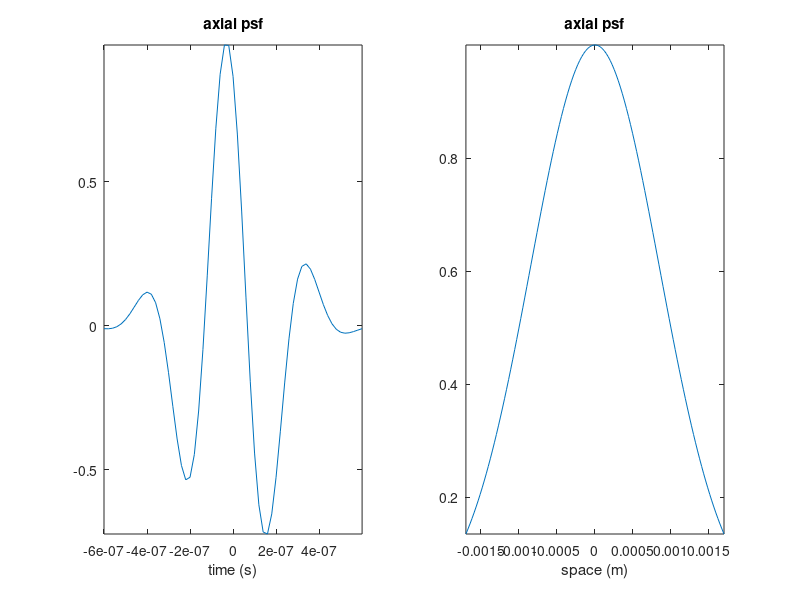
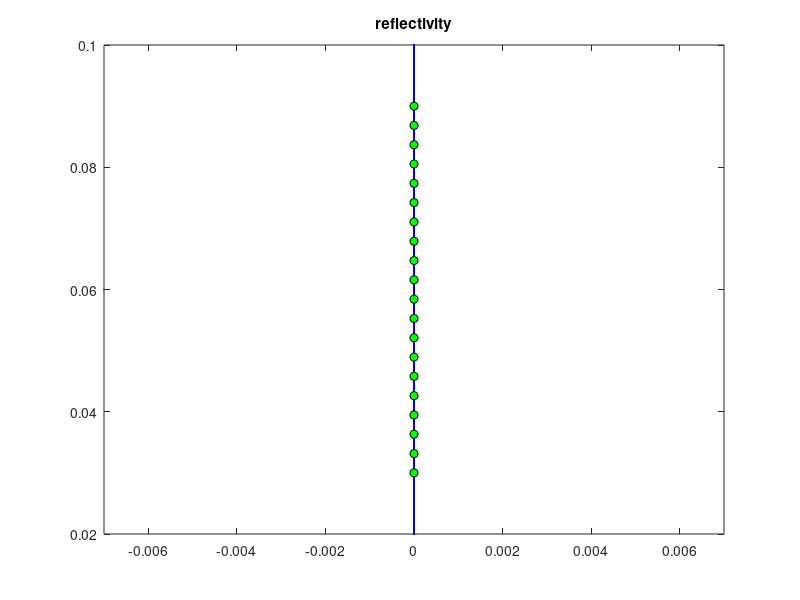
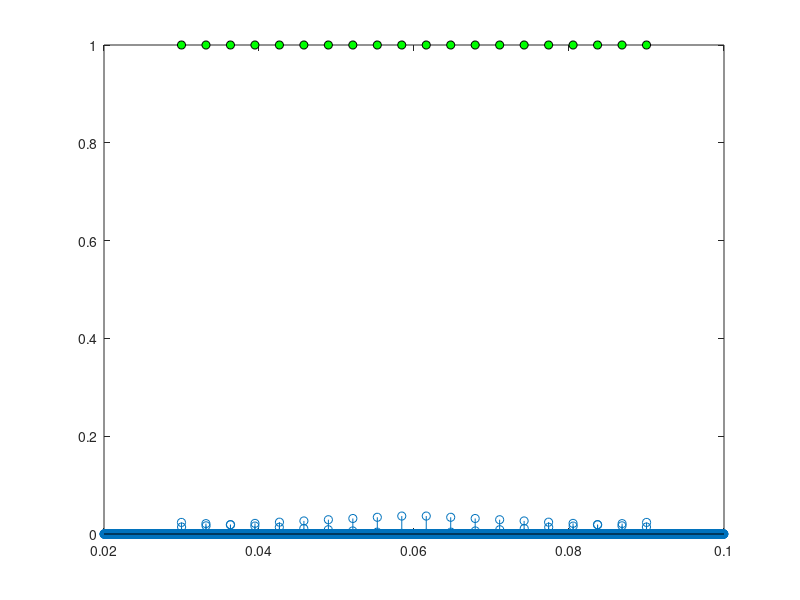
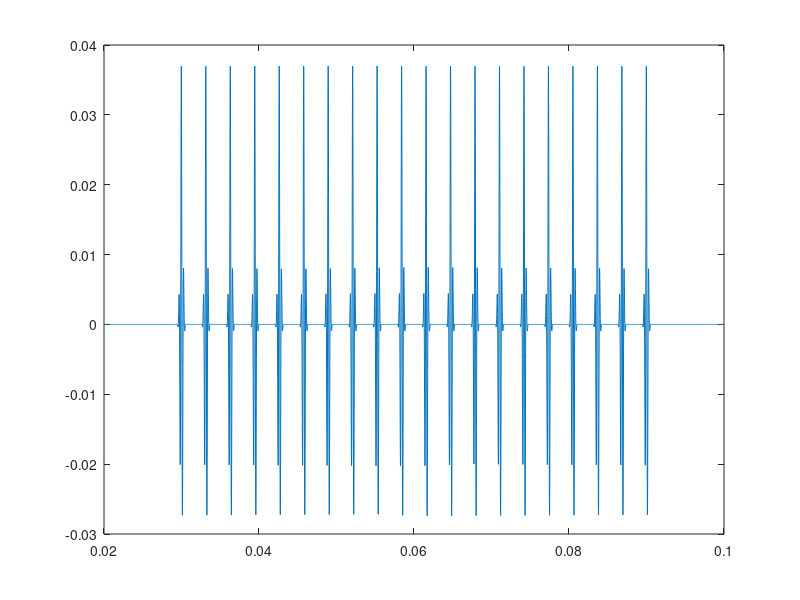

Here is the MATLAB script that generated these plots, in order:
clc
close all
clear

% -- phantom
n_scatt = 20;
start_depth = 30/1000; 
stop_depth = 90/1000; 

% -- probe
axial_fov = [20 100]/1000; 
lateral_fov = [-7 +7]/1000; 
Number_of_lines = 30; 
FWHM = 2/1000;

f0 = 2.5e6;
fs = 50e6;
c0 = 1540;

% -- psf 
n_oscill = 3;
t = 0:1/fs:n_oscill/f0;
t = t - mean(t);
s_y = max(t)/3; % in sec!!
s_x = FWHM / (2*sqrt(2*log(2)));
P_y = exp(-.5.*(t/s_y).^2).*cos(2*pi*f0*t + pi/6);
P_x = @(x) exp(-.5.*(x/s_x).^2);

% -- sampled x and y axis
dr = c0 / (2*fs);
y_axis = axial_fov(1):dr:axial_fov(2);
x_axis = linspace(lateral_fov(1),lateral_fov(2),Number_of_lines); % scan lines

subplot(1,2,1)
plot(t,P_y), title('axial psf'), axis tight
xlabel('time (s)')
x_plot = linspace(-2*s_x,2*s_x,128); % for plot only
subplot(1,2,2)
plot(x_plot,P_x(x_plot)), title('axial psf'), axis tight
xlabel('space (m)')

% -- tissue
y_scatt = linspace(start_depth,stop_depth,n_scatt);
x_scatt = zeros(size(y_scatt));
amp = 1;

figure
plot(zeros(size(y_axis)),y_axis,'b.'), hold on
plot(x_scatt,y_scatt,'ko','markerfacecolor','g'),
ylim(axial_fov)
xlim(lateral_fov)
title('reflectivity')

% -- image
rf_image = zeros(numel(y_axis),numel(x_axis));
cont = 0;
for ii = 1:Number_of_lines
    
    pos_x = x_axis(ii); % -- scan line position

    % -- prefilter (don't consider scatterers far from the scan line)
    isin = abs(x_scatt - pos_x) < 3*s_x;
    
    if sum(isin) > 0
        cont = cont + 1;
        refl = zeros(size(y_axis)); % reflectivity
        
        % -- project scatterers on sampled y axis
        y_scatt_valid = y_scatt(isin);
    
        y_scatt_idx = (y_scatt_valid - axial_fov(1)) / diff(axial_fov) * numel(y_axis-1) + 1;  
        y_scatt_idx_f = floor(y_scatt_idx);
        y_scatt_idx_c = ceil(y_scatt_idx);
        
        w_f = 1 - abs(y_scatt_idx - y_scatt_idx_f);
        w_c = 1 - abs(y_scatt_idx - y_scatt_idx_c);
        
        % -- weights
        x_scatt_valid = x_scatt(isin);
        w_amp = P_x(abs(x_scatt_valid - pos_x)); 
        
        refl(y_scatt_idx_f) = w_amp.*w_f;
        refl(y_scatt_idx_c) = w_amp.*w_c;
        
        % -- convolution
        rf_image(:,ii) = conv(refl,P_y,'same');
        
        if cont >= 1
            figure
            stem(y_axis,refl), hold on;
            plot(y_scatt,ones(size(y_scatt)),'ko','markerfacecolor','g');
            
            figure
            plot(y_axis,rf_image(:,ii)),
            
        end
            
    end

end

bmode = abs(hilbert(rf_image));
bmode = bmode / max(bmode(:));
bmode = 20*log10(bmode) + 50;
bmode(bmode<0) = 0;

% bmode = imresize(bmode,[512 256]);
% close all
figure
imagesc(x_axis,y_axis,bmode); axis image, colormap gray,
xlabel('[m]')
ylabel('[m]')

